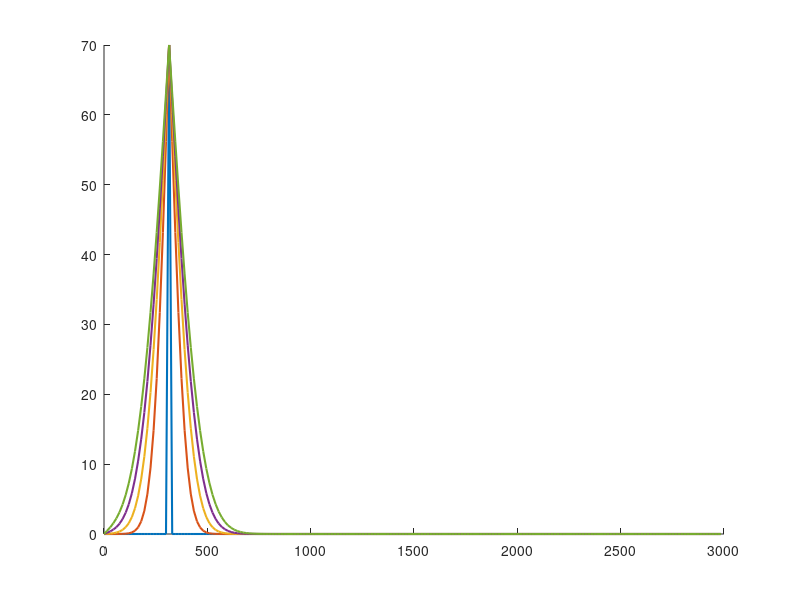

MATLAB code for this plot: (Note: this script raises an error after producing the figure.)
clear; clc; close all;

NIM = '087'; % (xyz) 3 digit nim terakhir dari 26050124130087

L = 3000;
dx = 15;
T_total = 7200;
dt = 6;
G = 1;
z = str2double(NIM(3)); % z (Digit terakhir NIM)

Source_Konsentarsi = 10 * z;
Source_Grid = 15 + z;

imax = round(L / dx);
nmax = round(T_total / dt);

C = zeros(nmax, imax);

alpha = (G * dt) / (dx^2);
fprintf('Nilai Alpha: %.4f (Stabil jika <= 0.5)\n', alpha);

for n = 1 : nmax - 1
    C(n, Source_Grid) = Source_Konsentarsi;
    for i = 2 : imax - 1
        C(n+1, i) = C(n, i) + alpha * (C(n, i+1) - 2 * C(n, i) + C(n, i-1));
    end
    C(n+1, 1) = 0;
    C(n+1, imax) = 0;
    C(n+1, Source_Grid) = Source_Konsentarsi;
end

x_vec = 0:dx:(imax-1)*dx;
t_vec = 0:dt:(nmax-1)*dt;

figure(1);
hold on;
plot_times = round(linspace(1, nmax, 5));
labels_time = {};

for k = 1:length(plot_times)
    t_idx = plot_times(k);
    plot(x_vec, C(t_idx, :), 'LineWidth', 1.5);
    labels_time{k} = sprintf('t = %.0f s', t_vec(t_idx));
end
title(['Skenario 2: Konsentrasi Polutan terhadap Ruang (G=', num2str(G), ')'], ["Feby Syarief A-0087-Ose C"]);
xlabel('Jarak (meter)');
ylabel('Konsentrasi (mg/l)');
legend(labels_time);
grid on;
hold off;

selected_grids = [Source_Grid, Source_Grid+10, Source_Grid+30, Source_Grid+60, Source_Grid+100];
selected_grids = selected_grids(selected_grids < imax);

figure(2);
hold on;
labels_grid = {};

for k = 1:length(selected_grids)
    g_idx = selected_grids(k);
    plot(t_vec, C(:, g_idx), 'LineWidth', 1.5);
    labels_grid{k} = sprintf('Grid %d (x=%.0fm)', g_idx, x_vec(g_idx));
end
title(['Skenario 2: Konsentrasi Polutan terhadap Waktu'], ["Feby Syarief A-0087-Ose C"]);
xlabel('Waktu (detik)');
ylabel('Konsentrasi (mg/l)');
legend(labels_grid, 'Location', 'Southeast');
grid on;
hold off;
